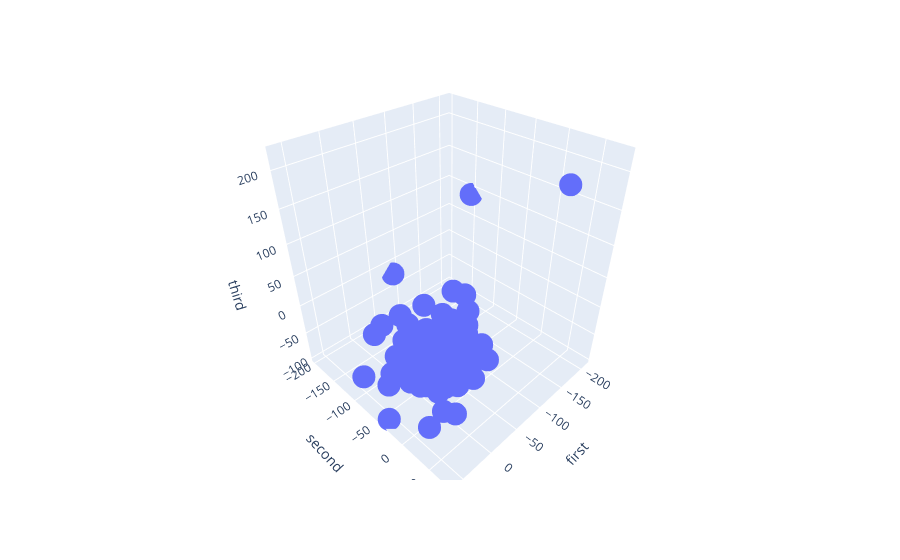

Here is the notebook cell this chart was saved with:
### Code cell
fig = px.scatter_3d(dfX, x='first', y='second', z='third',hover_name='Country Name')
fig.show()

### Figure 1 — Plotly figure (JSON) as saved in the notebook; plotly's stock layout.template omitted (floating-point values rounded to 4 significant figures; data arrays with more than 128 entries replaced by an {"elided": "..."} marker saying what was removed)
{"data": [{"hovertemplate": "<b>%{hovertext}</b><br><br>first=%{x}<br>second=%{y}<br>third=%{z}<extra></extra>", "hovertext": {"elided": "138 str values"}, "legendgroup": "", "marker": {"color": "#636efa", "symbol": "circle"}, "mode": "markers", "name": "", "scene": "scene", "showlegend": false, "type": "scatter3d", "x": {"elided": "138 float values"}, "y": {"elided": "138 float values"}, "z": {"elided": "138 float values"}}], "layout": {"legend": {"tracegroupgap": 0}, "margin": {"t": 60}, "scene": {"domain": {"x": [0, 1], "y": [0, 1]}, "xaxis": {"title": {"text": "first"}}, "yaxis": {"title": {"text": "second"}}, "zaxis": {"title": {"text": "third"}}}}}
